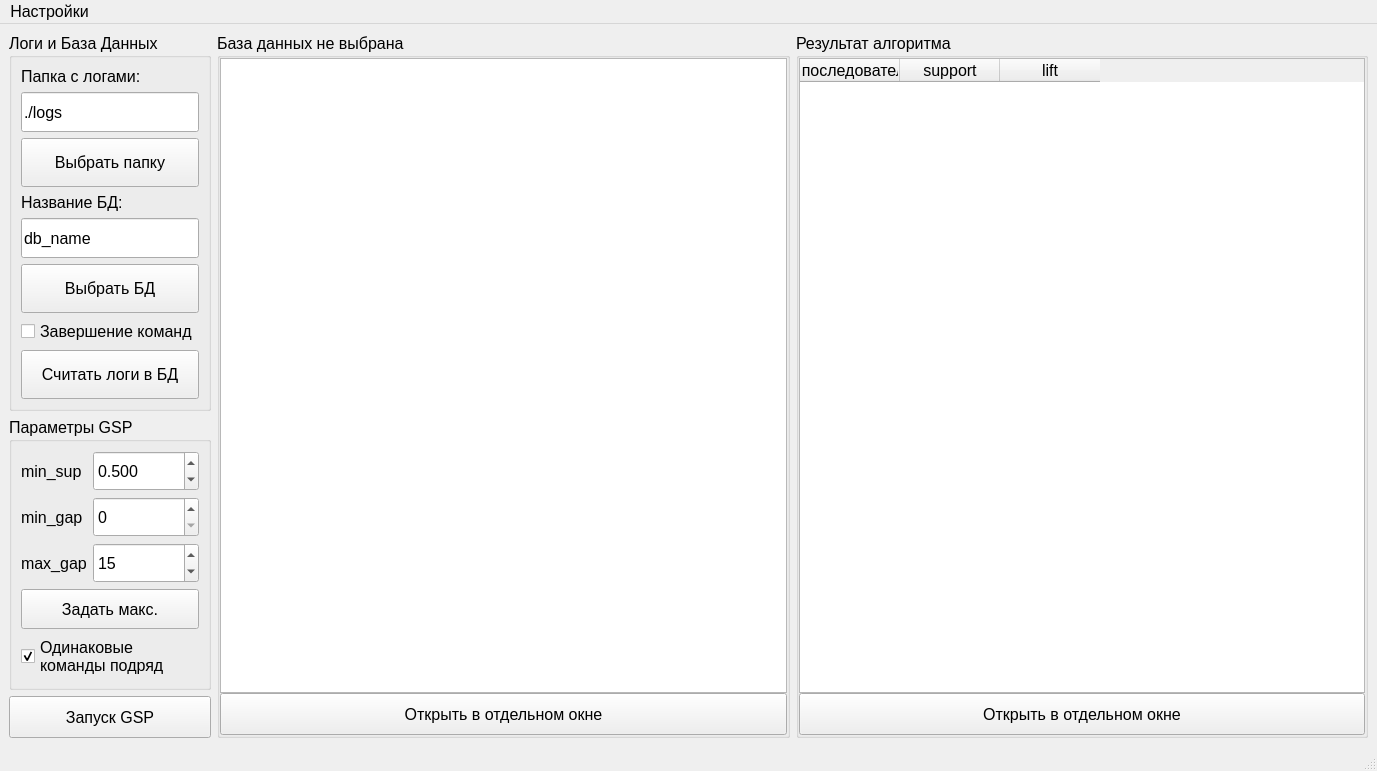
<?xml version="1.0" encoding="UTF-8"?>
<ui version="4.0">
 <class>MainWindow</class>
 <widget class="QMainWindow" name="MainWindow">
  <property name="geometry">
   <rect>
    <x>0</x>
    <y>0</y>
    <width>1377</width>
    <height>771</height>
   </rect>
  </property>
  <property name="font">
   <font>
    <pointsize>12</pointsize>
   </font>
  </property>
  <property name="windowTitle">
   <string>MainWindow</string>
  </property>
  <widget class="QWidget" name="centralwidget">
   <layout class="QHBoxLayout" name="horizontalLayout" stretch="1,3,3">
    <item>
     <layout class="QVBoxLayout" name="verticalLayout_5" stretch="9,6,1">
      <item>
       <widget class="QGroupBox" name="groupBox_2">
        <property name="sizePolicy">
         <sizepolicy hsizetype="Expanding" vsizetype="Expanding">
          <horstretch>0</horstretch>
          <verstretch>0</verstretch>
         </sizepolicy>
        </property>
        <property name="title">
         <string>Логи и База Данных</string>
        </property>
        <layout class="QVBoxLayout" name="verticalLayout" stretch="0,0,1,0,0,1,0,1">
         <item>
          <widget class="QLabel" name="dir_name_label">
           <property name="sizePolicy">
            <sizepolicy hsizetype="Expanding" vsizetype="Minimum">
             <horstretch>0</horstretch>
             <verstretch>0</verstretch>
            </sizepolicy>
           </property>
           <property name="text">
            <string>Папка с логами:</string>
           </property>
          </widget>
         </item>
         <item>
          <widget class="QLineEdit" name="dir_name_lineEdit">
           <property name="sizePolicy">
            <sizepolicy hsizetype="Expanding" vsizetype="Minimum">
             <horstretch>0</horstretch>
             <verstretch>0</verstretch>
            </sizepolicy>
           </property>
           <property name="minimumSize">
            <size>
             <width>0</width>
             <height>40</height>
            </size>
           </property>
           <property name="text">
            <string>./logs</string>
           </property>
          </widget>
         </item>
         <item>
          <widget class="QPushButton" name="dir_choose_pushButton">
           <property name="sizePolicy">
            <sizepolicy hsizetype="Expanding" vsizetype="Expanding">
             <horstretch>0</horstretch>
             <verstretch>0</verstretch>
            </sizepolicy>
           </property>
           <property name="minimumSize">
            <size>
             <width>0</width>
             <height>40</height>
            </size>
           </property>
           <property name="text">
            <string>Выбрать папку</string>
           </property>
          </widget>
         </item>
         <item>
          <widget class="QLabel" name="db_label">
           <property name="sizePolicy">
            <sizepolicy hsizetype="Expanding" vsizetype="Minimum">
             <horstretch>0</horstretch>
             <verstretch>0</verstretch>
            </sizepolicy>
           </property>
           <property name="text">
            <string>Название БД:</string>
           </property>
          </widget>
         </item>
         <item>
          <widget class="QLineEdit" name="db_lineEdit">
           <property name="sizePolicy">
            <sizepolicy hsizetype="Expanding" vsizetype="Minimum">
             <horstretch>0</horstretch>
             <verstretch>0</verstretch>
            </sizepolicy>
           </property>
           <property name="minimumSize">
            <size>
             <width>0</width>
             <height>40</height>
            </size>
           </property>
           <property name="text">
            <string>db_name</string>
           </property>
          </widget>
         </item>
         <item>
          <widget class="QPushButton" name="set_db_pushButton">
           <property name="sizePolicy">
            <sizepolicy hsizetype="Expanding" vsizetype="Expanding">
             <horstretch>0</horstretch>
             <verstretch>0</verstretch>
            </sizepolicy>
           </property>
           <property name="minimumSize">
            <size>
             <width>0</width>
             <height>40</height>
            </size>
           </property>
           <property name="text">
            <string>Выбрать БД</string>
           </property>
          </widget>
         </item>
         <item>
          <widget class="QCheckBox" name="end_cmds_checkBox">
           <property name="text">
            <string>Завершение команд</string>
           </property>
          </widget>
         </item>
         <item>
          <widget class="QPushButton" name="read_logs_pushButton">
           <property name="sizePolicy">
            <sizepolicy hsizetype="Expanding" vsizetype="Expanding">
             <horstretch>0</horstretch>
             <verstretch>0</verstretch>
            </sizepolicy>
           </property>
           <property name="minimumSize">
            <size>
             <width>0</width>
             <height>40</height>
            </size>
           </property>
           <property name="text">
            <string>Считать логи в БД</string>
           </property>
          </widget>
         </item>
        </layout>
       </widget>
      </item>
      <item>
       <widget class="QGroupBox" name="groupBox">
        <property name="sizePolicy">
         <sizepolicy hsizetype="Expanding" vsizetype="Expanding">
          <horstretch>0</horstretch>
          <verstretch>0</verstretch>
         </sizepolicy>
        </property>
        <property name="title">
         <string>Параметры GSP</string>
        </property>
        <layout class="QVBoxLayout" name="verticalLayout_4" stretch="1,1,0">
         <item>
          <layout class="QGridLayout" name="gridLayout">
           <item row="0" column="0">
            <widget class="QLabel" name="label_2">
             <property name="sizePolicy">
              <sizepolicy hsizetype="Minimum" vsizetype="Expanding">
               <horstretch>0</horstretch>
               <verstretch>0</verstretch>
              </sizepolicy>
             </property>
             <property name="text">
              <string>min_sup</string>
             </property>
            </widget>
           </item>
           <item row="0" column="1">
            <widget class="QDoubleSpinBox" name="min_sup_doubleSpinBox">
             <property name="sizePolicy">
              <sizepolicy hsizetype="Expanding" vsizetype="Expanding">
               <horstretch>0</horstretch>
               <verstretch>0</verstretch>
              </sizepolicy>
             </property>
             <property name="minimumSize">
              <size>
               <width>0</width>
               <height>40</height>
              </size>
             </property>
             <property name="decimals">
              <number>3</number>
             </property>
             <property name="maximum">
              <double>1.000000000000000</double>
             </property>
             <property name="singleStep">
              <double>0.010000000000000</double>
             </property>
             <property name="value">
              <double>0.500000000000000</double>
             </property>
            </widget>
           </item>
           <item row="1" column="0">
            <widget class="QLabel" name="label_3">
             <property name="sizePolicy">
              <sizepolicy hsizetype="Minimum" vsizetype="Expanding">
               <horstretch>0</horstretch>
               <verstretch>0</verstretch>
              </sizepolicy>
             </property>
             <property name="text">
              <string>min_gap</string>
             </property>
            </widget>
           </item>
           <item row="1" column="1">
            <widget class="QSpinBox" name="min_gap_spinBox">
             <property name="sizePolicy">
              <sizepolicy hsizetype="Expanding" vsizetype="Expanding">
               <horstretch>0</horstretch>
               <verstretch>0</verstretch>
              </sizepolicy>
             </property>
             <property name="minimumSize">
              <size>
               <width>0</width>
               <height>40</height>
              </size>
             </property>
             <property name="maximum">
              <number>2147483647</number>
             </property>
            </widget>
           </item>
           <item row="2" column="0">
            <widget class="QLabel" name="label_4">
             <property name="sizePolicy">
              <sizepolicy hsizetype="Minimum" vsizetype="Expanding">
               <horstretch>0</horstretch>
               <verstretch>0</verstretch>
              </sizepolicy>
             </property>
             <property name="text">
              <string>max_gap</string>
             </property>
            </widget>
           </item>
           <item row="2" column="1">
            <widget class="QSpinBox" name="max_gap_spinBox">
             <property name="sizePolicy">
              <sizepolicy hsizetype="Expanding" vsizetype="Expanding">
               <horstretch>0</horstretch>
               <verstretch>0</verstretch>
              </sizepolicy>
             </property>
             <property name="minimumSize">
              <size>
               <width>0</width>
               <height>40</height>
              </size>
             </property>
             <property name="maximum">
              <number>2147483647</number>
             </property>
             <property name="value">
              <number>15</number>
             </property>
            </widget>
           </item>
          </layout>
         </item>
         <item>
          <widget class="QPushButton" name="max_gap_pushButton">
           <property name="sizePolicy">
            <sizepolicy hsizetype="Minimum" vsizetype="Expanding">
             <horstretch>0</horstretch>
             <verstretch>0</verstretch>
            </sizepolicy>
           </property>
           <property name="minimumSize">
            <size>
             <width>0</width>
             <height>40</height>
            </size>
           </property>
           <property name="text">
            <string>Задать макс.</string>
           </property>
          </widget>
         </item>
         <item>
          <widget class="QCheckBox" name="same_cmds_checkBox">
           <property name="text">
            <string>Одинаковые
команды подряд</string>
           </property>
           <property name="checked">
            <bool>true</bool>
           </property>
          </widget>
         </item>
        </layout>
       </widget>
      </item>
      <item>
       <widget class="QPushButton" name="gsp_pushButton">
        <property name="sizePolicy">
         <sizepolicy hsizetype="Minimum" vsizetype="Expanding">
          <horstretch>0</horstretch>
          <verstretch>0</verstretch>
         </sizepolicy>
        </property>
        <property name="minimumSize">
         <size>
          <width>0</width>
          <height>40</height>
         </size>
        </property>
        <property name="text">
         <string>Запуск GSP</string>
        </property>
       </widget>
      </item>
     </layout>
    </item>
    <item>
     <widget class="QGroupBox" name="db_groupBox">
      <property name="title">
       <string>База данных не выбрана</string>
      </property>
      <layout class="QVBoxLayout" name="verticalLayout_2" stretch="15,1">
       <property name="spacing">
        <number>0</number>
       </property>
       <property name="leftMargin">
        <number>0</number>
       </property>
       <property name="topMargin">
        <number>0</number>
       </property>
       <property name="rightMargin">
        <number>0</number>
       </property>
       <property name="bottomMargin">
        <number>0</number>
       </property>
       <item>
        <widget class="QTableView" name="logs_tableView"/>
       </item>
       <item>
        <widget class="QPushButton" name="open_db_pushButton">
         <property name="sizePolicy">
          <sizepolicy hsizetype="Minimum" vsizetype="Expanding">
           <horstretch>0</horstretch>
           <verstretch>0</verstretch>
          </sizepolicy>
         </property>
         <property name="minimumSize">
          <size>
           <width>0</width>
           <height>40</height>
          </size>
         </property>
         <property name="text">
          <string>Открыть в отдельном окне</string>
         </property>
        </widget>
       </item>
      </layout>
     </widget>
    </item>
    <item>
     <widget class="QGroupBox" name="groupBox_3">
      <property name="title">
       <string>Результат алгоритма</string>
      </property>
      <layout class="QVBoxLayout" name="verticalLayout_3" stretch="15,1">
       <property name="spacing">
        <number>0</number>
       </property>
       <property name="leftMargin">
        <number>0</number>
       </property>
       <property name="topMargin">
        <number>0</number>
       </property>
       <property name="rightMargin">
        <number>0</number>
       </property>
       <property name="bottomMargin">
        <number>0</number>
       </property>
       <item>
        <widget class="QTableWidget" name="res_tableWidget">
         <column>
          <property name="text">
           <string>Частая последовательность</string>
          </property>
         </column>
         <column>
          <property name="text">
           <string>support</string>
          </property>
         </column>
         <column>
          <property name="text">
           <string>lift</string>
          </property>
         </column>
        </widget>
       </item>
       <item>
        <widget class="QPushButton" name="open_res_pushButton">
         <property name="sizePolicy">
          <sizepolicy hsizetype="Minimum" vsizetype="Expanding">
           <horstretch>0</horstretch>
           <verstretch>0</verstretch>
          </sizepolicy>
         </property>
         <property name="minimumSize">
          <size>
           <width>0</width>
           <height>40</height>
          </size>
         </property>
         <property name="text">
          <string>Открыть в отдельном окне</string>
         </property>
        </widget>
       </item>
      </layout>
     </widget>
    </item>
   </layout>
  </widget>
  <widget class="QMenuBar" name="menubar">
   <property name="geometry">
    <rect>
     <x>0</x>
     <y>0</y>
     <width>1377</width>
     <height>27</height>
    </rect>
   </property>
   <widget class="QMenu" name="ext_settings_menu">
    <property name="title">
     <string>Настройки</string>
    </property>
    <addaction name="ext_settings_action"/>
   </widget>
   <addaction name="ext_settings_menu"/>
  </widget>
  <widget class="QStatusBar" name="statusbar"/>
  <action name="ext_settings_action">
   <property name="text">
    <string>Расширенные настройки</string>
   </property>
  </action>
 </widget>
 <resources/>
 <connections/>
</ui>
